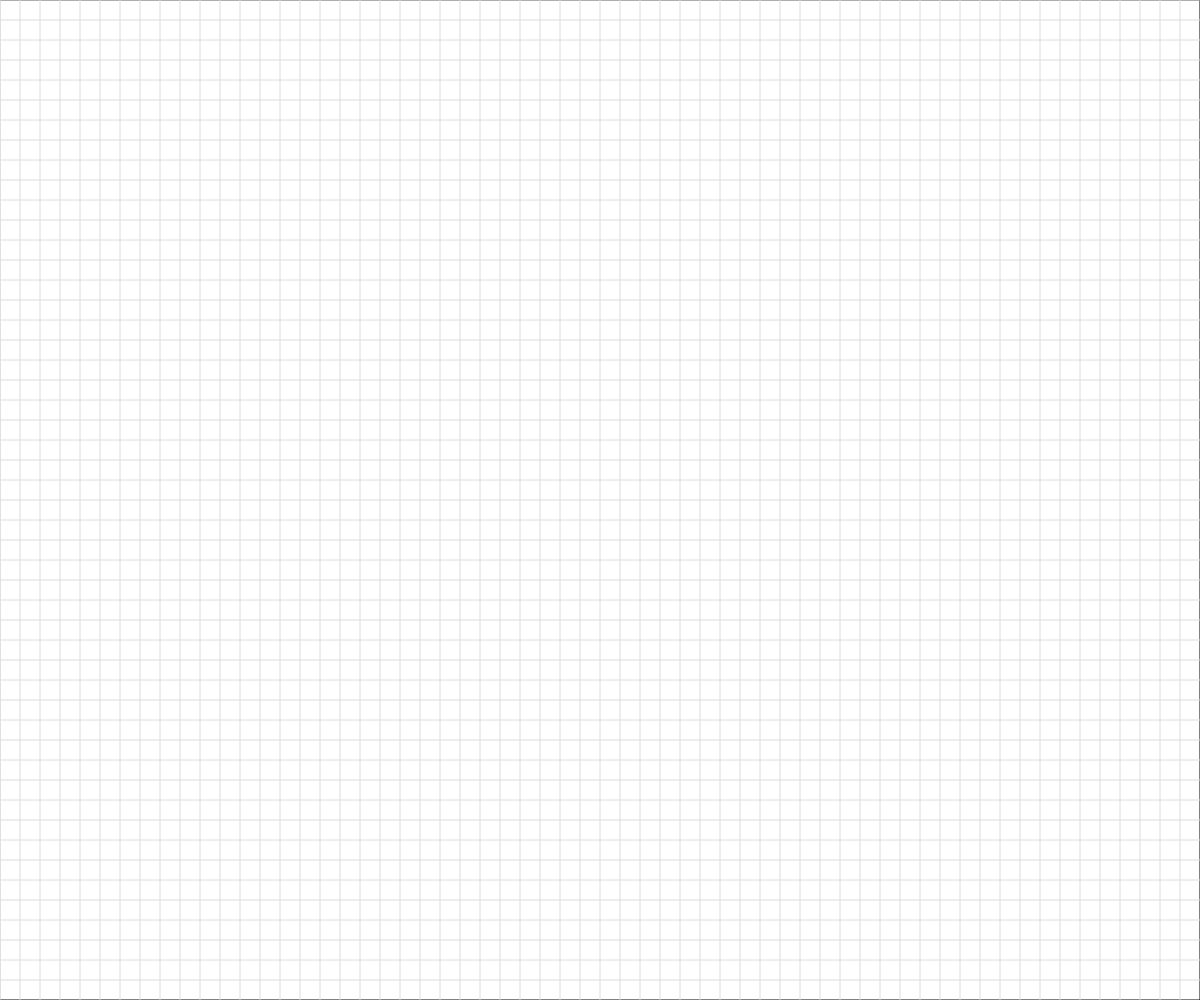
Frame 1 (no input)
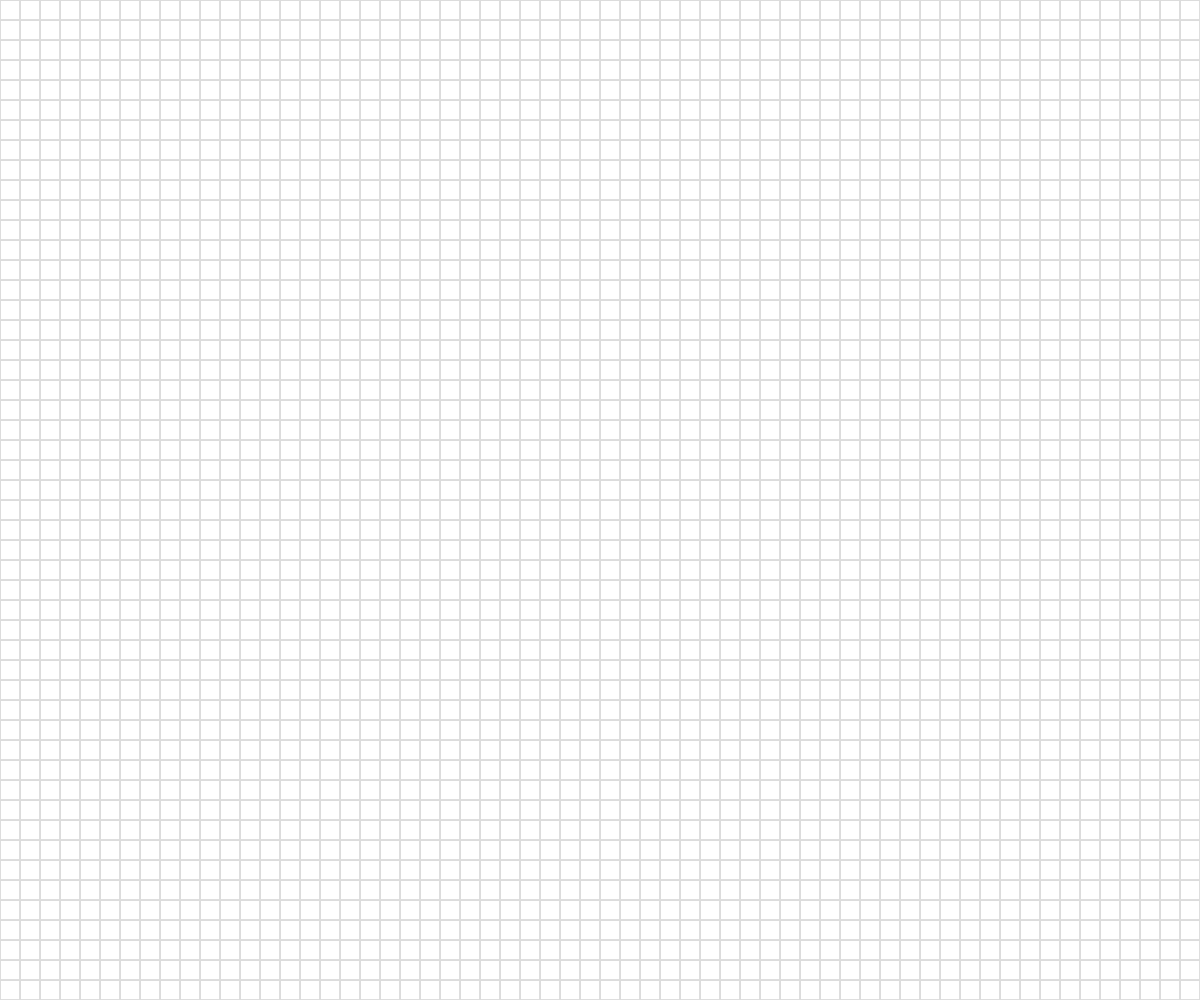
Frame 60 (no input)
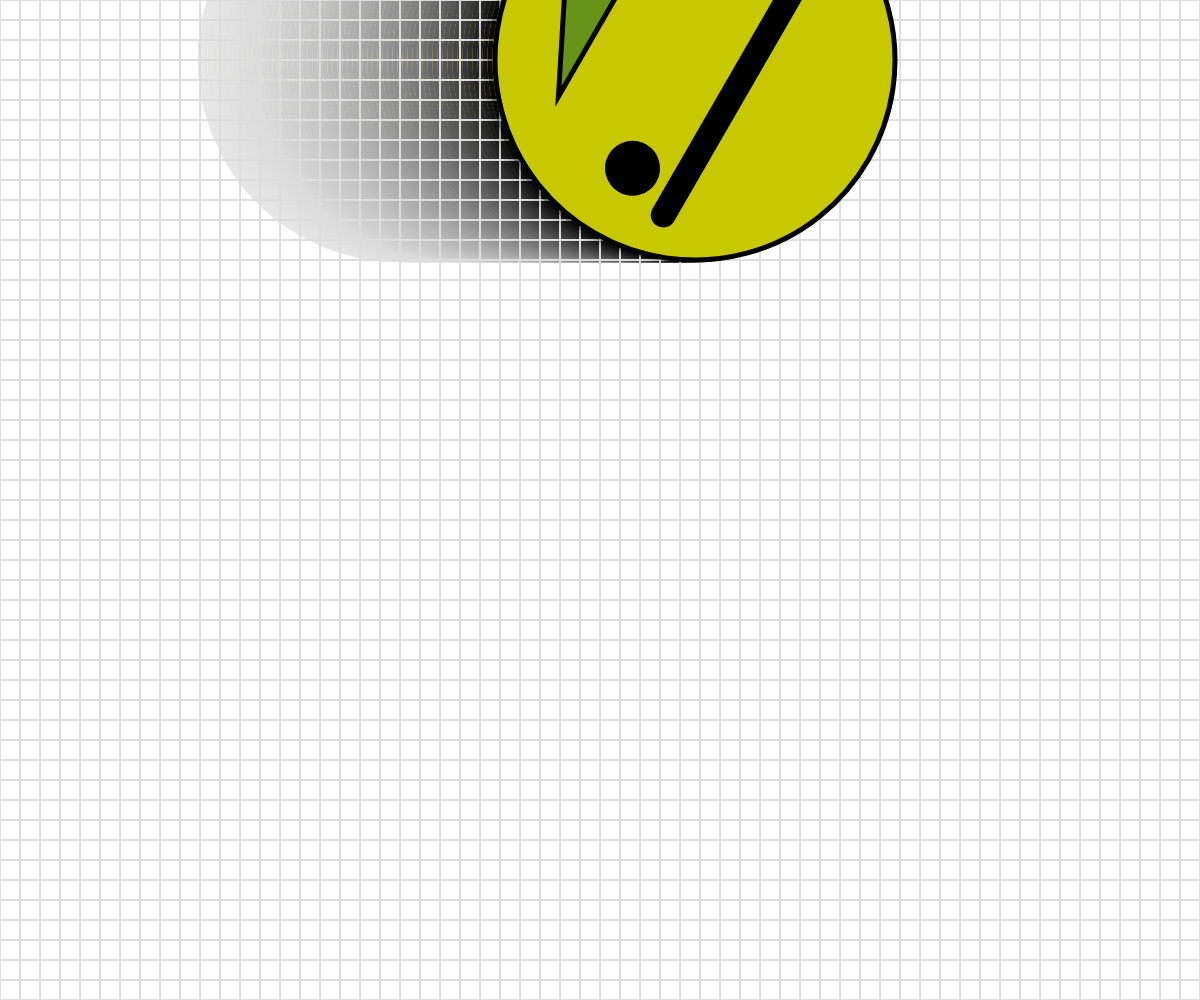
Frame 120 (the mouse pressed at the canvas centre since frame 60)

The p5.js sketch that drew these frames (run headless with seeded random() and noise() and a simulated clock; from frame 60 on, the mouse is pressed at the canvas centre):

// p5.js sketch
// ── sketch.js
// Basic Transformations Sandbox


let originalSpacing = 20;
let x = 100;
let xSpeed = 5;

function setup() {
  createCanvas(windowWidth, windowHeight);
}

function draw() {
  //background option 1
  //background(255);
  fill(255, 10);
  rect(0,0,width,height);
  drawBasicGrid(220);


//   //transformation one: TRANSLATION
//   push();
//   translate(100,20);
//   rectangleRed(0,0);
//   pop();

//   push();
//   translate(mouseX, mouseY);
//   drawBasicGrid(75);
//   rectangleBlue(0,0);
//   pop();

  //add push()  pop()
  // rectangleRed(0,0);

  // push();
  // rectMode(CENTER);
  // translate(100,100);
  // scale(mouseX/100);

  // drawBasicGrid(50);
  // rectangleBlue(0,0);
  // pop();


  //transformation two: SCALE

  push();
  translate(x,60);
  rotate(radians(frameCount));
  scale(mouseX/width*10);
  face(0, 0);
  pop();

  x += xSpeed;
  if(x < 0 || x > width){
    xSpeed *= -1;
  }


  //transformation three: ROTATION
  //reminder: rotations are measured in radians, not degrees! Functions can help with the conversion...
 


  //Combinations of Transformations

  

}


function face(x, y) {
  //draw a face at x,y
  push();
  translate(x,y);
  ellipseMode(CENTER);
  fill(200,200,0);
  stroke(0);
  ellipse(0,0,80,80);
  fill(90, 140, 30, 220);
  triangle(-20, 20, 20, 20, 0, 30);
  fill(0);
  ellipse(-25,0,10,10);
  ellipse(25,0,10,10);
  strokeWeight(5);
  line(-30,-10,30,-10);
  strokeWeight(1);
  pop();

}

function rectangleRed(x, y) {
  //draw a red rectangle at x,y (sized 50 pixels square) - to visualize what happens to the coordinate system
  //when different basic transformations are applied.
  noStroke();
  fill(255, 0, 0, 150);
  rect(x, y, 50, 50);

}

function rectangleBlue(x, y) {
  //draw a red rectangle at x,y (sized 50 pixels square) - to visualize what happens to the coordinate system
  //when different basic transformations are applied.
  noStroke();
  fill(0, 0, 255, 150);
  rect(x, y, 50, 50);

}

function drawBasicGrid(shade) {
  //draw the normal cartesian Coordinate Grid, in a light color. Spaced at 20 px by default
  stroke(shade);
  for (let x = 0; x < width; x += 20) {
    line(x, 0, x, height);
  }
  for (let y = 0; y < height; y += 20) {
    line(0, y, width, y);
  }
}
